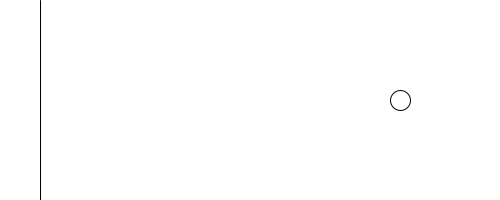
Frame 1 (no input)
Frame 60 (the mouse pressed at the canvas centre just before this capture): identical to frame 1, image omitted
Frame 120 (the mouse held since frame 60 and released just before this capture): identical to frame 1, image omitted

The Processing sketch that drew this single still picture (run headless with seeded random() and noise(); from frame 60 on, the mouse is pressed at the canvas centre):

// Processing sketch: oneTwoThree_change_state_congratuation
// ── oneTwoThree_change_state_congratuation.pde
//碰到木頭人就過關: int state=0;//0: running, 1: 過關
int state=0;//0: running, 1:過關
void setup(){
  size(500,200);
}
float x=400, y=100, vx=0;
void draw(){
  if(state==0){//running
    background(255);
    x+=vx;
    ellipse(x,y,20,20);
    line(40,0, 40,200);
    if(x<40) state=1;
  }else if(state==1){//過關
    background(255,255,0);
    fill(0); textSize(80); text("Congratuation", 20,100);
  }
}
void keyPressed(){
  if(keyCode==LEFT) vx=-3;
}
void keyReleased(){
  if(keyCode==LEFT) vx=0;
}
